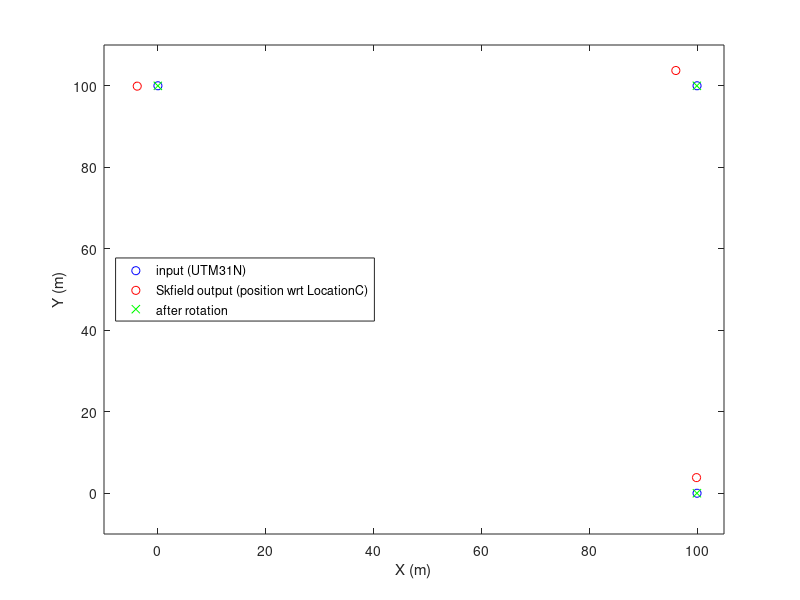

Here is the MATLAB script that generated this plot:
in=[0 100;
    100 0;
    100 100 ];
out=[-3.83739442e+00  9.99032182e+01;
     9.99032450e+01  3.83742330e+00 ;
     9.60657949e+01  1.03740639e+02 ];
plot(in(:,1),in(:,2),'bo');hold on
plot(out(:,1),out(:,2),'ro');
latitude=47;
longitude=6;
zone_number=31; % UTM31N
longdiff=longitude-((zone_number-1.0)*6.0-180.0+3.0);
correction=atand(tand(longdiff)*sind(latitude))
R=[cosd(correction) -sind(correction) ; sind(correction) cosd(correction)];
out=out*R;
plot(out(:,1),out(:,2),'gx')
legend('input (UTM31N)','Skfield output (position wrt LocationC)','after rotation','location','west')
xlabel('X (m)')
ylabel('Y (m)')
axis([-10 105 -10 110])
